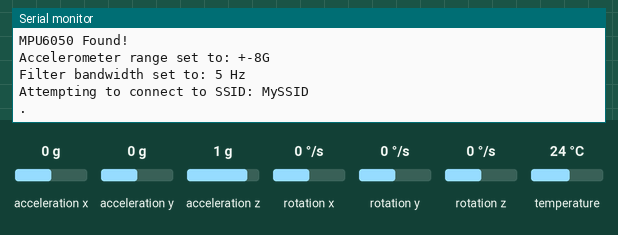
Simulated run of this sketch. Board: ESP32. Parts: the last lines printed to the serial monitor. The inputs (shaded band) are chosen by the test bench; at power-on: acceleration x 0 g, acceleration y 0 g, acceleration z 1 g, rotation x 0 °/s, rotation y 0 °/s, rotation z 0 °/s, temperature 24 °C. WiFi joins after 1.5 s; servers stay silent unless stated.

Above: at 1.2 s.
1.3 s: acceleration x set to -1.4 g
At 5.22 s:
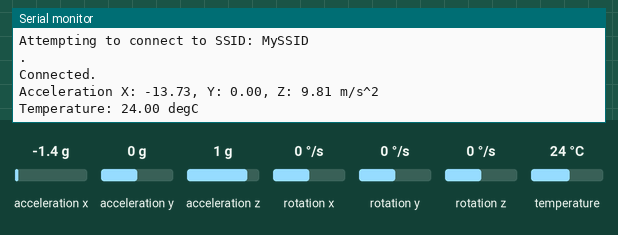
At 5.8 s:
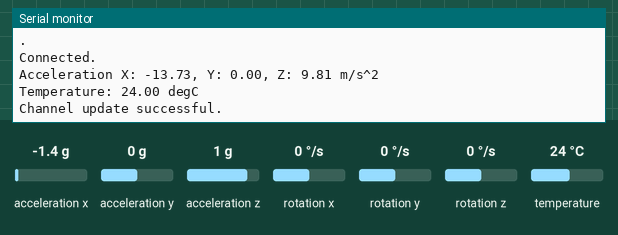

Measured:
- after the input at 1.3 s, the serial monitor: prints a new line after 3.7 s (image 1)

The sketch:

ESP_MPU6050_Thingspeak.ino
```cpp
// Install all the required libraries
#include <WiFi.h>
#include "secrets.h"
#include "ThingSpeak.h" // always include thingspeak header file after other header files and custom macros
#include <Adafruit_MPU6050.h>
#include <Adafruit_Sensor.h>
#include <Wire.h>

Adafruit_MPU6050 mpu;

char ssid[] = SECRET_SSID;   // your network SSID (name)
char pass[] = SECRET_PASS;   // your network password
int keyIndex = 0;            // your network key Index number (needed only for WEP)
WiFiClient  client;

unsigned long myChannelNumber = SECRET_CH_ID;
const char * myWriteAPIKey = SECRET_WRITE_APIKEY;

float number1 = 0;
float number2 = 0;
float number3 = 0;
float number4 = 9.8;

void setup() {
  Serial.begin(115200);  //Initialize serial
  while (!Serial) {
    ; // wait for serial port to connect. Needed for Leonardo native USB port only
  }

  Serial.println("Adafruit MPU6050 test!");

  // Try to initialize!
  if (!mpu.begin()) {
    Serial.println("Failed to find MPU6050 chip");
    while (1) {
      delay(10);
    }
  }
  Serial.println("MPU6050 Found!");

  mpu.setAccelerometerRange(MPU6050_RANGE_8_G);
  Serial.print("Accelerometer range set to: ");
  switch (mpu.getAccelerometerRange()) {
  case MPU6050_RANGE_2_G:
    Serial.println("+-2G");
    break;
  case MPU6050_RANGE_4_G:
    Serial.println("+-4G");
    break;
  case MPU6050_RANGE_8_G:
    Serial.println("+-8G");
    break;
  case MPU6050_RANGE_16_G:
    Serial.println("+-16G");
    break;
  }

  mpu.setFilterBandwidth(MPU6050_BAND_5_HZ);
  Serial.print("Filter bandwidth set to: ");
  switch (mpu.getFilterBandwidth()) {
  case MPU6050_BAND_260_HZ:
    Serial.println("260 Hz");
    break;
  case MPU6050_BAND_184_HZ:
    Serial.println("184 Hz");
    break;
  case MPU6050_BAND_94_HZ:
    Serial.println("94 Hz");
    break;
  case MPU6050_BAND_44_HZ:
    Serial.println("44 Hz");
    break;
  case MPU6050_BAND_21_HZ:
    Serial.println("21 Hz");
    break;
  case MPU6050_BAND_10_HZ:
    Serial.println("10 Hz");
    break;
  case MPU6050_BAND_5_HZ:
    Serial.println("5 Hz");
    break;
  }

  WiFi.mode(WIFI_STA);
  ThingSpeak.begin(client);  // Initialize ThingSpeak
}

void loop() {

  // Connect or reconnect to WiFi
  if(WiFi.status() != WL_CONNECTED){
    Serial.print("Attempting to connect to SSID: ");
    Serial.println(SECRET_SSID);
    while(WiFi.status() != WL_CONNECTED){
      WiFi.begin(ssid, pass); // Connect to WPA/WPA2 network. Change this line if using open or WEP network
      Serial.print(".");
      delay(5000);
    }
    Serial.println("\nConnected.");
  }
  // set the fields with the values
  ThingSpeak.setField(1, number1);
  ThingSpeak.setField(2, number2);
  ThingSpeak.setField(3, number3);
  ThingSpeak.setField(4, number4);
  /* Get new sensor events with the readings */
  sensors_event_t a, g, temp;
  mpu.getEvent(&a, &g, &temp);

  /* Print out the values */
  Serial.print("Acceleration X: ");
  Serial.print(a.acceleration.x);
  Serial.print(", Y: ");
  Serial.print(a.acceleration.y);
  Serial.print(", Z: ");
  Serial.print(a.acceleration.z);
  Serial.println(" m/s^2");

  Serial.print("Temperature: ");
  Serial.print(temp.temperature);
  Serial.println(" degC");

  // Write to the ThingSpeak channel
  int x = ThingSpeak.writeFields(myChannelNumber, myWriteAPIKey);
  if(x == 200){
    Serial.println("Channel update successful.");
  }
  else{
    Serial.println("Problem updating channel. HTTP error code " + String(x));
  }

  // change the value
  number1 = temp.temperature;
  number2 = a.acceleration.x;
  number3 = a.acceleration.y;
  number4 = a.acceleration.z;

  delay(20000); // Wait 20 seconds to update the channel again
}
```

secrets.h
```cpp
// Use this file to store all of the private credentials
// and connection details

#define SECRET_SSID "MySSID"    // replace MySSID with your WiFi network name
#define SECRET_PASS "MyPassword"  // replace MyPassword with your WiFi password

#define SECRET_CH_ID 000000     // replace 0000000 with your channel number
#define SECRET_WRITE_APIKEY "XYZ"   // replace XYZ with your channel write API Key
```
